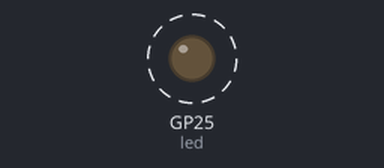
This program was run on a simulated Raspberry Pi Pico running MicroPython. Shown: output pins drawn as LEDs (lit = HIGH). Dashed ring = blinking. What the program prints to the serial console is not drawn.

Above: at 0.2 s.
Timing chart, 0 to 3.0 s (numbered marks = the images above):
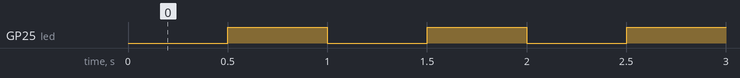

Measured:
- by itself, GP25 (led): alternates HIGH for 0.50 s and LOW for 0.50 s

The program:

Pico-Blink-25-Loop.py
```python
import time
from machine import Pin

led = Pin(25, Pin.OUT) # ONboard LED

led.value(1)

led.toggle() # on if off or off if on.

n = 0

while True:
    print(f"13 times {n} is {13*n}")
    time.sleep(0.5)
    led.toggle()
```
